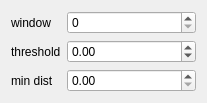
<?xml version="1.0" encoding="UTF-8"?>
<ui version="4.0">
 <class>PeakCfg</class>
 <widget class="QWidget" name="PeakCfg">
  <property name="geometry">
   <rect>
    <x>0</x>
    <y>0</y>
    <width>207</width>
    <height>102</height>
   </rect>
  </property>
  <property name="windowTitle">
   <string>Form</string>
  </property>
  <layout class="QFormLayout" name="formLayout">
   <item row="0" column="0">
    <widget class="QLabel" name="labelWindow">
     <property name="text">
      <string>window</string>
     </property>
    </widget>
   </item>
   <item row="1" column="0">
    <widget class="QLabel" name="labelThreshold">
     <property name="text">
      <string>threshold</string>
     </property>
    </widget>
   </item>
   <item row="1" column="1">
    <widget class="QDoubleSpinBox" name="doubleSpinBoxThreshold">
     <property name="minimum">
      <double>-99.000000000000000</double>
     </property>
    </widget>
   </item>
   <item row="2" column="0">
    <widget class="QLabel" name="labelMinDist">
     <property name="text">
      <string>min dist</string>
     </property>
    </widget>
   </item>
   <item row="2" column="1">
    <widget class="QDoubleSpinBox" name="doubleSpinBoxMinDist"/>
   </item>
   <item row="0" column="1">
    <widget class="QSpinBox" name="spinBoxWindow"/>
   </item>
  </layout>
 </widget>
 <resources/>
 <connections/>
</ui>
